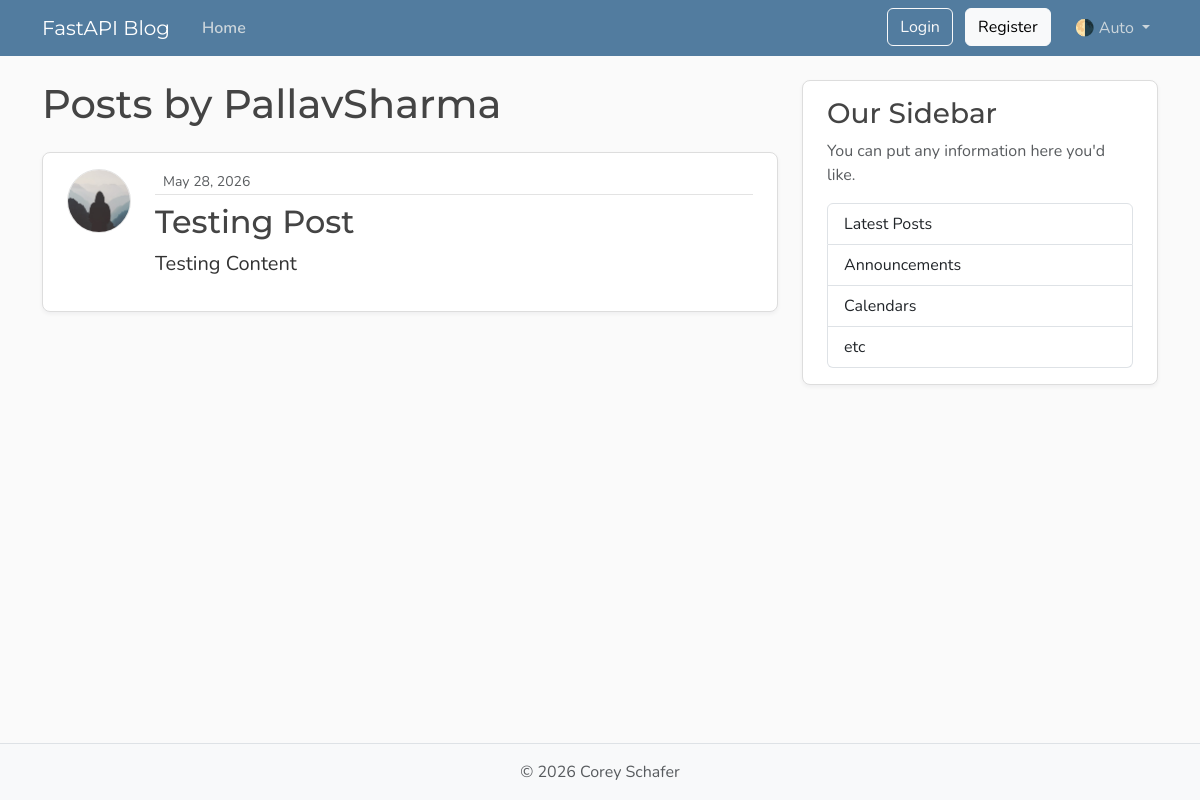
Before: /users/1/posts with the older database file.
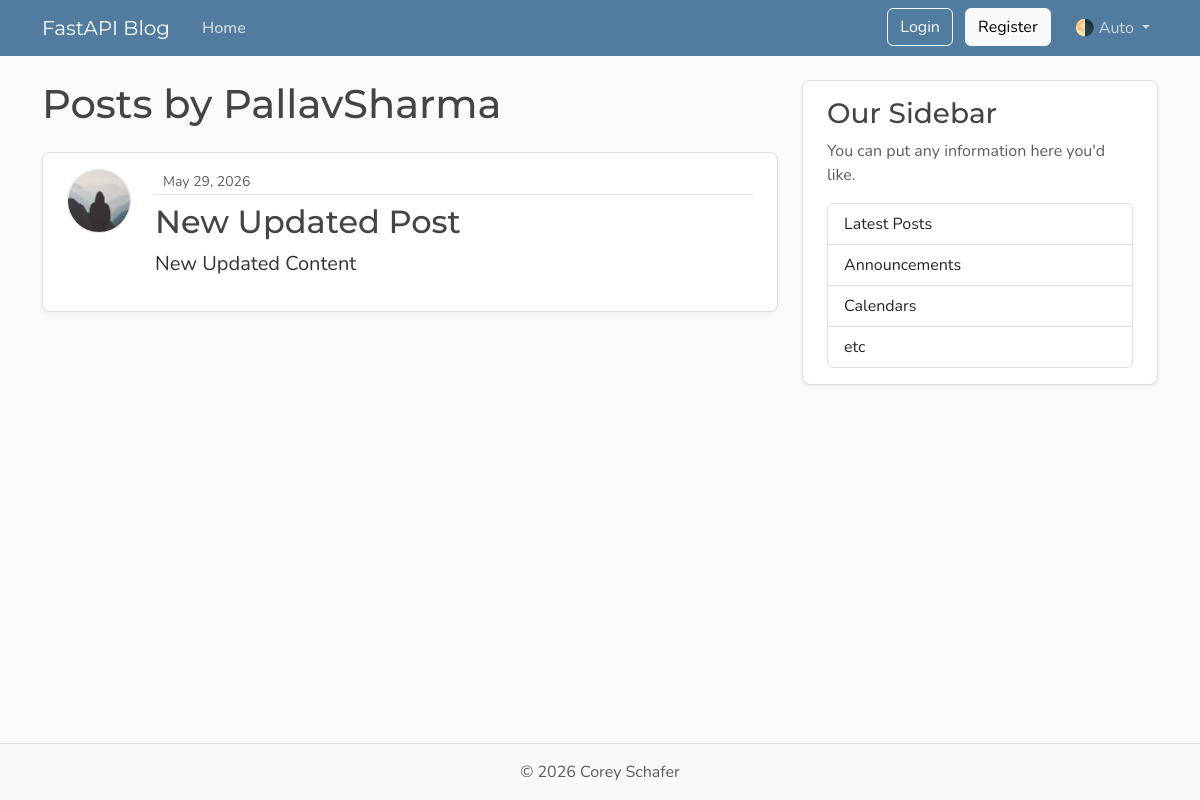
After: the same page with the newer database file.
### models.py (models this page shows)
class Post(Base):
    __tablename__ = "posts"
    id: Mapped[int] = mapped_column(Integer, primary_key=True, index=True)
    title: Mapped[str] = mapped_column(String(100), nullable=False)
    content: Mapped[str] = mapped_column(Text, nullable=False)
    user_id: Mapped[int] = mapped_column(
        ForeignKey("users.id"),
        nullable=False,
        index=True,
    )
    date_posted: Mapped[datetime] = mapped_column(
        DateTime(timezone=True),
        default=lambda: datetime.now(UTC),
    )
    author: Mapped[User] = relationship(back_populates="posts")

### main.py (the view)
@app.get("/users/{user_id}/posts", include_in_schema=False, name="user_posts")
async def user_posts_page(
    request: Request,
    user_id: int,
    db: Annotated[AsyncSession, Depends(get_db)],
):
    result = await db.execute(select(models.User).where(models.User.id == user_id))
    user = result.scalars().first()
    if not user:
        raise HTTPException(
            status_code=status.HTTP_404_NOT_FOUND,
            detail="User not found",
        )
    result = await db.execute(
        select(models.Post)
        .options(selectinload(models.Post.author))
        .where(models.Post.user_id == user_id).order_by(models.Post.date_posted.desc()),
    )
    posts = result.scalars().all()
    return templates.TemplateResponse(
        request,
        "user_posts.html",
        {"posts": posts, "user": user, "title": f"{user.username}'s Posts"},
    )

### templates/user_posts.html (shortened to what this page needs)
{% extends "layout.html" %}
{% block content %}
  <h1 class="mb-4">Posts by {{ user.username }}</h1>
  {% for post in posts %}
    <article class="content-section py-3 px-4 mb-4">
      <div class="d-flex align-items-start gap-4">
        <img class="rounded-circle article-img flex-shrink-0"
             src="{{ post.author.image_path }}"
             alt="{{ post.author.username }}'s profile picture"
             width="64"
             height="64"
             loading="lazy">
        <div class="flex-grow-1">
          <div class="article-metadata mb-2">
            <small class="text-body-secondary">{{ post.date_posted.strftime("%B %d, %Y") }}</small>
          </div>
          <h2>
            <a class="article-title"
               href="{{ url_for('post_page', post_id=post.id) }}">{{ post.title }}</a>
          </h2>
          <p class="article-content">{{ post.content }}</p>
        </div>
      </div>
    </article>
  {% else %}
    <p class="text-body-secondary">No posts by this user yet.</p>
  {% endfor %}
{% endblock content %}

Changed rows visible on the page:
changed Post: date_posted "May 28, 2026" → "May 29, 2026"; title "Testing Post" → "New Updated Post"; content "Testing Content" → "New Updated Content"
